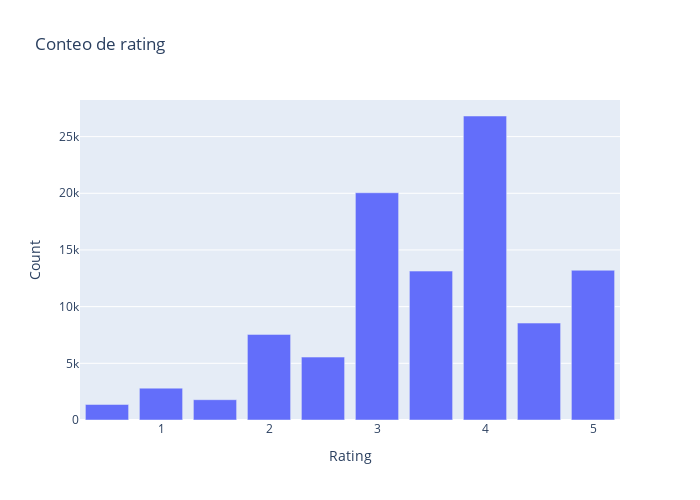

Notebook cell for this chart:
### Code cell
data = go.Bar(x = rating_distribution.rating, y=rating_distribution.conteo, textposition="outside")
Layout = go.Layout(title='Conteo de rating', xaxis={'title':'Rating'}, yaxis={'title':'Count'},
                   width=700,
                   height=500
                   )
go.Figure(data,Layout)

### Figure 1 — Plotly figure (JSON) as saved in the notebook; plotly's stock layout.template omitted (floating-point values rounded to 4 significant figures)
{"data": [{"textposition": "outside", "type": "bar", "x": [4, 3, 5, 3.5, 4.5, 2, 2.5, 1, 1.5, 0.5], "y": [26818, 20047, 13211, 13136, 8551, 7551, 5550, 2811, 1791, 1370]}], "layout": {"height": 500, "title": {"text": "Conteo de rating"}, "width": 700, "xaxis": {"title": {"text": "Rating"}}, "yaxis": {"title": {"text": "Count"}}}}
